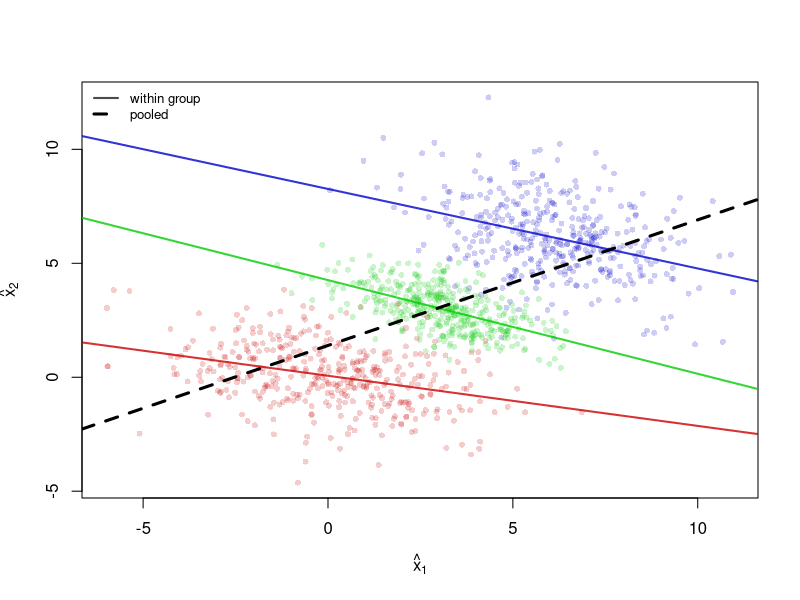
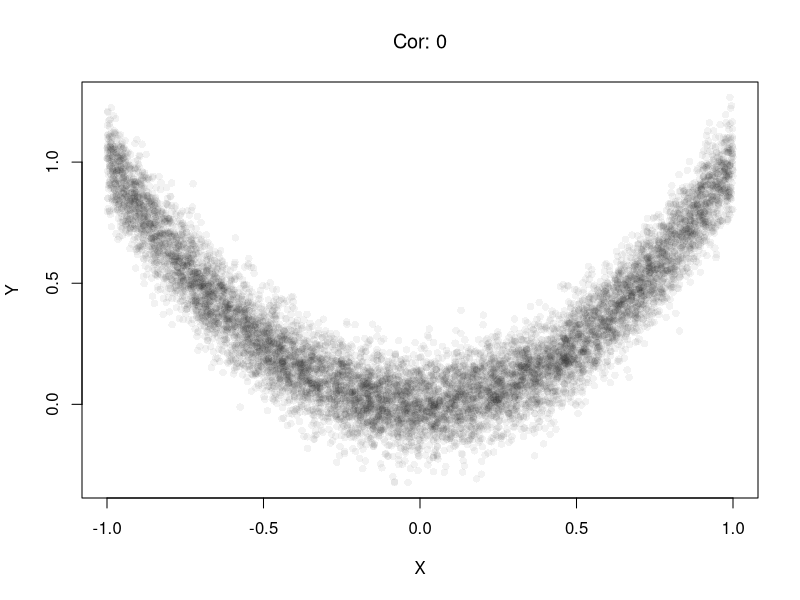
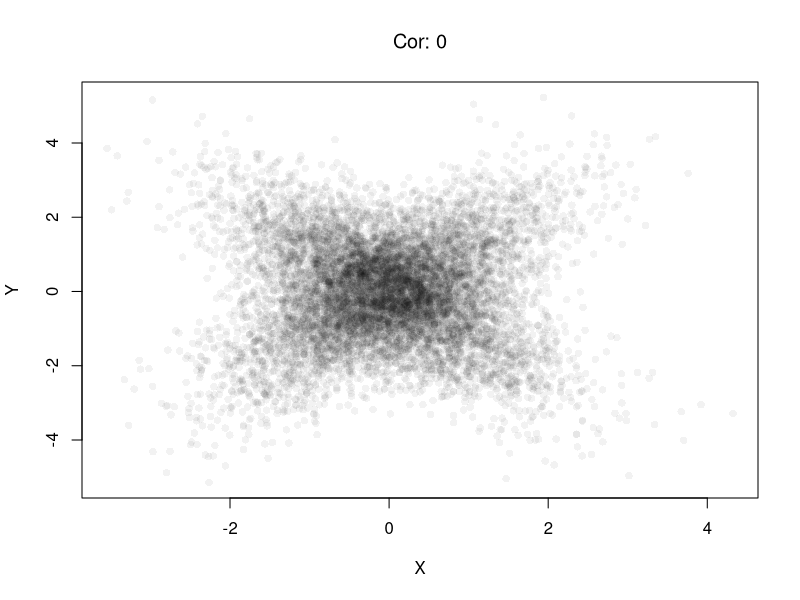
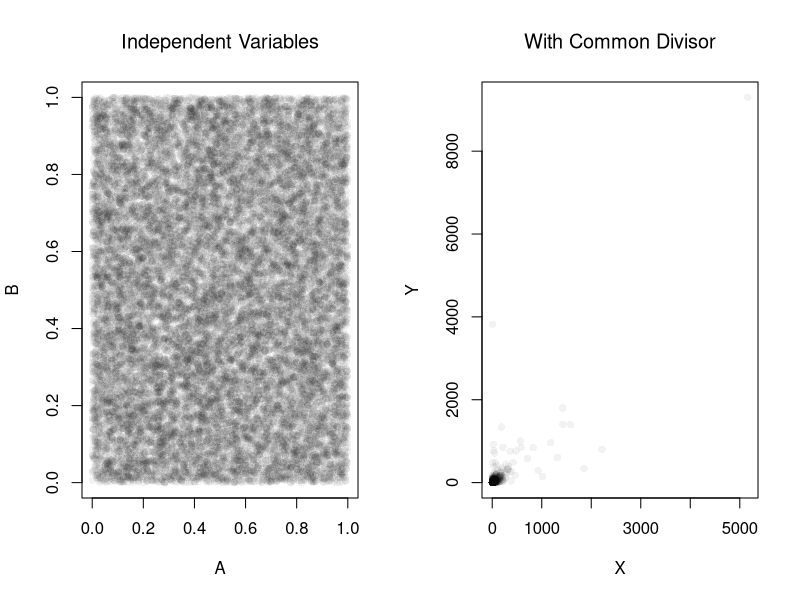
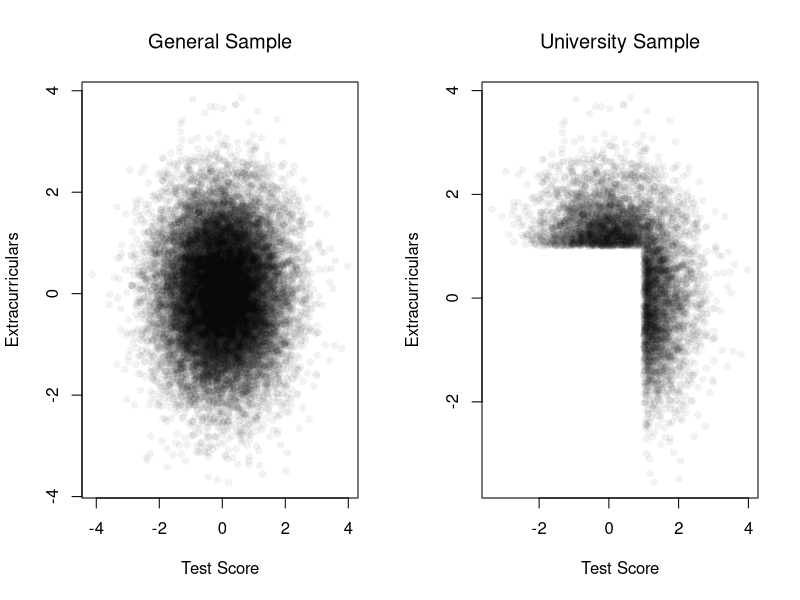
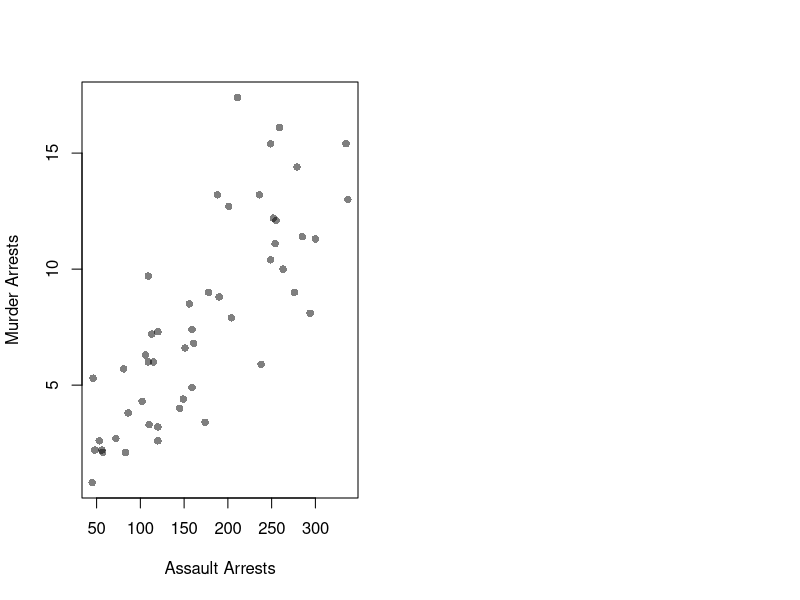

Reproduce these figures in R, in order.
## ---- chunk 1
# Admission rate by Gender, pooled over departments
ucb_pooled <- prop.table(margin.table(UCBAdmissions, c(1, 2)), margin=2)
round(ucb_pooled['Admitted', ], 2)
## ---- chunk 2
# Admission rate by Gender within each department
ucb_within <- prop.table(UCBAdmissions, margin=c(2, 3))
round(ucb_within['Admitted', , ], 2)

# Share of each Gender's applicants going to each department
ucb_apply <- prop.table(margin.table(UCBAdmissions, c(2, 3)), margin=1)
round(ucb_apply, 2)
## ---- chunk 3
set.seed(5)
library(mvtnorm)
N <- 400
### Group 1
mu1    <- c(0, 0)
sigma1 <- rbind(c(4, -0.9), c(-0.9, 2) )
xy1_sim <- data.frame(rmvnorm(n=N, mu1, sigma1), Group=1)
### Group 2
mu2    <- c(3, 3)
sigma2 <- rbind(c(2, -0.9), c(-0.9, 1) )
xy2_sim <- data.frame(rmvnorm(n=N, mu2, sigma2), Group=2)
### Group 3
mu3    <- c(6, 6)
sigma3 <- rbind(c(3, -0.9), c(-0.9, 3) )
xy3_sim <- data.frame(rmvnorm(n=N, mu3, sigma3), Group=3)

## Combined Data (Initially Observed)
xy_agg_sim <- rbind(xy1_sim, xy2_sim, xy3_sim)
xy_agg_sim <- xy_agg_sim[order(xy_agg_sim$X1), ]

## Scatterplot, colored by group
pt_cols <- c(rgb(.8, 0, 0, .2), rgb(0, .8, 0, .2), rgb(0, 0, .8, .2))
plot(X2 ~ X1, xy_agg_sim, pch=16, col=pt_cols[xy_agg_sim$Group], cex=.8,
    main=NA, xlab=expression(hat(x)[1]), ylab=expression(hat(x)[2]))

# Within-group regression lines are negative.
ln_cols <- c(rgb(.8, 0, 0, .8), rgb(0, .8, 0, .8), rgb(0, 0, .8, .8))
for (g in seq_len(3)) {
    abline(
        lm(X2 ~ X1, data=xy_agg_sim[xy_agg_sim$Group == g, ]),
        col=ln_cols[g], lwd=2)
}

# The pooled regression line is positive.
abline(lm(X2 ~ X1, data=xy_agg_sim), lwd=3, lty=2)
legend('topleft', bty='n', cex=.8,
    legend=c('within group', 'pooled'),
    lwd=c(2, 3), lty=c(1, 2), col=c(grey(0, .7), 'black'))
## ---- chunk 4
set.seed(123)
n <- 10000

# X causes Y via Y = X^2 + noise
x_sim <- runif(n, min = -1, max = 1)
epsilon <- rnorm(n, mean = 0, sd = 0.1)
y_sim <- x_sim^2 + epsilon  # clear causal effect of X on Y
plot(x_sim, y_sim, pch=16, col=grey(0, .05),
    main=NA, xlab='X', ylab='Y')

# Correlation over the entire range
title( paste0('Cor: ', round( cor(x_sim, y_sim), 1) ) ,
    font.main=1)
## ---- chunk 5
# Heterogeneous Effects
x_sim <- rnorm(n) # Randomized 'treatment'

# Heterogeneous effects based on group
group <- rbinom(n, size = 1, prob = 0.5)
epsilon <- rnorm(n, mean = 0, sd = 1)
y_sim <- ifelse(group == 1,
            x_sim + epsilon,   # positive effect
            -x_sim + epsilon)  # negative effect
plot(x_sim, y_sim, pch=16, col=grey(0, .05),
    main=NA, xlab='X', ylab='Y')

# Correlation in the pooled sample
title( paste0('Cor: ', round( cor(x_sim, y_sim), 1) ),
    font.main=1 )
## ---- chunk 6
set.seed(123)
n <- 20000

# Independent components
A <- runif(n)
B <- runif(n)
C <- runif(n)
par(mfrow=c(1, 2))
plot(A, B, pch=16, col=grey(0, .05),
    main=NA, xlab='A', ylab='B')
title('Independent Variables', font.main=1)

# Ratios with a shared denominator
x_sim <- A / C
y_sim <- B / C
plot(x_sim, y_sim, pch=16, col=grey(0, .05),
    main=NA, xlab='X', ylab='Y')
title('With Common Divisor', font.main=1)

# Correlation
cor(x_sim, y_sim)
## ---- chunk 7

# Independent traits in the population
test_score        <- rnorm(n, mean = 0, sd = 1)
extracurriculars  <- rnorm(n, mean = 0, sd = 1)

# Selection above thresholds
threshold <- 1.0
admitted <- (test_score > threshold) | (extracurriculars > threshold)
mean(admitted)  # admission rate

par(mfrow = c(1, 2))
# Full population
plot(test_score, extracurriculars,
     pch=16, col=grey(0, .05),
     main=NA, xlab='Test Score', ylab='Extracurriculars')
title('General Sample', font.main=1)
# Admitted only
plot(test_score[admitted], extracurriculars[admitted],
     pch=16, col=grey(0, .05),
     main=NA, xlab='Test Score', ylab='Extracurriculars')
title('University Sample', font.main=1)
# Correlation among admitted applicants only
cor(test_score[admitted], extracurriculars[admitted])
## ---- chunk 8
plot(Murder ~ Assault, USArrests, pch=16, col=grey(0, .5),
    main=NA, xlab='Assault Arrests', ylab='Murder Arrests')

# Correlation across states
cor(USArrests$Murder, USArrests$Assault)
